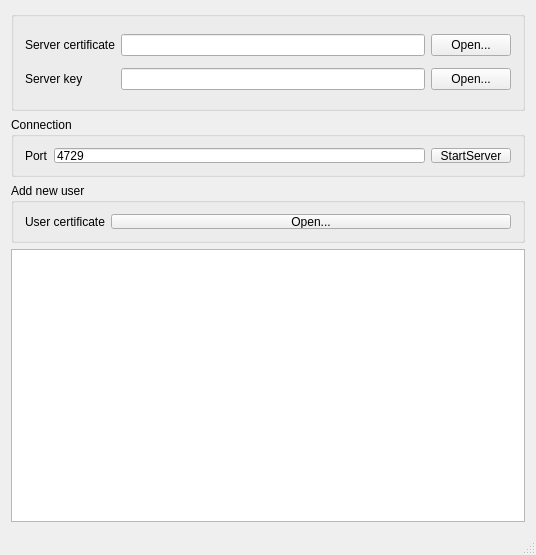
<?xml version="1.0" encoding="UTF-8"?>
<ui version="4.0">
 <class>MainWindow</class>
 <widget class="QMainWindow" name="MainWindow">
  <property name="geometry">
   <rect>
    <x>0</x>
    <y>0</y>
    <width>534</width>
    <height>555</height>
   </rect>
  </property>
  <property name="windowTitle">
   <string>Server</string>
  </property>
  <widget class="QWidget" name="centralWidget">
   <layout class="QVBoxLayout" name="verticalLayout">
    <item>
     <widget class="QGroupBox" name="groupBox_2">
      <property name="minimumSize">
       <size>
        <width>0</width>
        <height>100</height>
       </size>
      </property>
      <property name="maximumSize">
       <size>
        <width>16777215</width>
        <height>100</height>
       </size>
      </property>
      <property name="title">
       <string/>
      </property>
      <layout class="QGridLayout" name="gridLayout_2">
       <item row="0" column="2">
        <widget class="QPushButton" name="certificateOpenButton">
         <property name="text">
          <string>Open...</string>
         </property>
        </widget>
       </item>
       <item row="0" column="1">
        <widget class="QLineEdit" name="certLineEdit">
         <property name="text">
          <string/>
         </property>
        </widget>
       </item>
       <item row="1" column="2">
        <widget class="QPushButton" name="keyOpenButton">
         <property name="text">
          <string>Open...</string>
         </property>
        </widget>
       </item>
       <item row="1" column="0">
        <widget class="QLabel" name="label_3">
         <property name="text">
          <string>Server key</string>
         </property>
        </widget>
       </item>
       <item row="1" column="1">
        <widget class="QLineEdit" name="keyLineEdit">
         <property name="text">
          <string/>
         </property>
        </widget>
       </item>
       <item row="0" column="0">
        <widget class="QLabel" name="label_2">
         <property name="text">
          <string>Server certificate</string>
         </property>
        </widget>
       </item>
      </layout>
     </widget>
    </item>
    <item>
     <widget class="QGroupBox" name="groupBox">
      <property name="sizePolicy">
       <sizepolicy hsizetype="Preferred" vsizetype="Fixed">
        <horstretch>0</horstretch>
        <verstretch>0</verstretch>
       </sizepolicy>
      </property>
      <property name="minimumSize">
       <size>
        <width>0</width>
        <height>60</height>
       </size>
      </property>
      <property name="maximumSize">
       <size>
        <width>16777215</width>
        <height>60</height>
       </size>
      </property>
      <property name="title">
       <string>Connection</string>
      </property>
      <layout class="QGridLayout" name="gridLayout">
       <item row="0" column="1">
        <widget class="QLineEdit" name="port">
         <property name="text">
          <string>4729</string>
         </property>
        </widget>
       </item>
       <item row="0" column="2">
        <widget class="QPushButton" name="starServer">
         <property name="text">
          <string>StartServer</string>
         </property>
         <property name="checkable">
          <bool>false</bool>
         </property>
         <property name="checked">
          <bool>false</bool>
         </property>
        </widget>
       </item>
       <item row="0" column="0">
        <widget class="QLabel" name="label">
         <property name="text">
          <string>Port</string>
         </property>
        </widget>
       </item>
      </layout>
     </widget>
    </item>
    <item>
     <widget class="QGroupBox" name="groupBox_3">
      <property name="minimumSize">
       <size>
        <width>0</width>
        <height>60</height>
       </size>
      </property>
      <property name="maximumSize">
       <size>
        <width>16777215</width>
        <height>60</height>
       </size>
      </property>
      <property name="title">
       <string>Add new user</string>
      </property>
      <layout class="QGridLayout" name="gridLayout_3">
       <item row="0" column="0">
        <widget class="QLabel" name="label_4">
         <property name="text">
          <string>User certificate</string>
         </property>
        </widget>
       </item>
       <item row="0" column="2">
        <widget class="QPushButton" name="userCertButton">
         <property name="minimumSize">
          <size>
           <width>400</width>
           <height>0</height>
          </size>
         </property>
         <property name="maximumSize">
          <size>
           <width>400</width>
           <height>16777215</height>
          </size>
         </property>
         <property name="text">
          <string>Open...</string>
         </property>
        </widget>
       </item>
       <item row="0" column="1">
        <spacer name="horizontalSpacer">
         <property name="orientation">
          <enum>Qt::Horizontal</enum>
         </property>
         <property name="sizeHint" stdset="0">
          <size>
           <width>40</width>
           <height>20</height>
          </size>
         </property>
        </spacer>
       </item>
      </layout>
     </widget>
    </item>
    <item>
     <widget class="QTextEdit" name="logTextEdit"/>
    </item>
   </layout>
  </widget>
  <widget class="QStatusBar" name="statusBar"/>
 </widget>
 <layoutdefault spacing="6" margin="11"/>
 <resources/>
 <connections/>
</ui>
